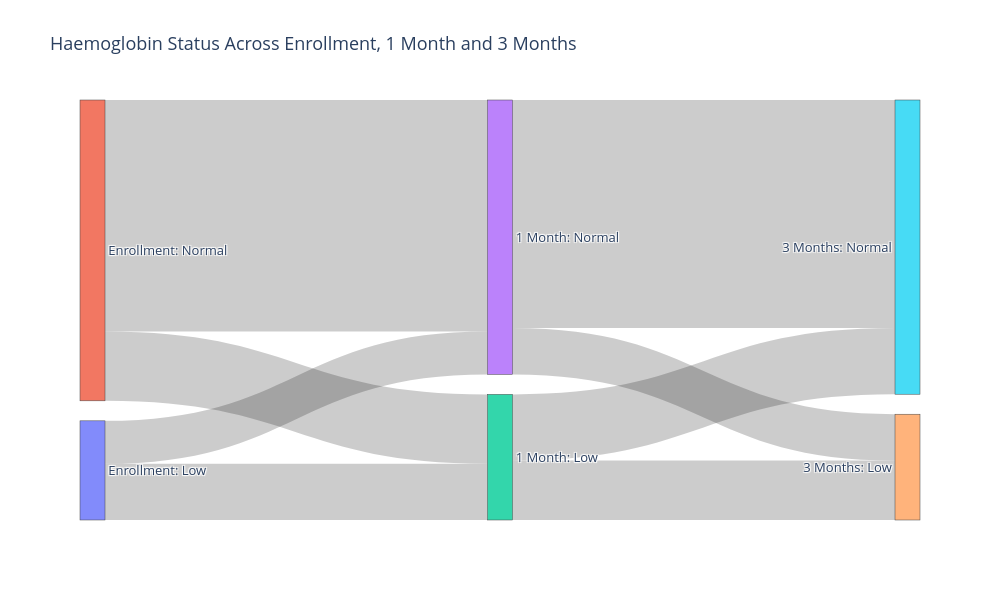

Here is the notebook cell this chart was saved with:
### Code cell
# Enrollment -> 1 Month
flow_1 = (
    plot_df
    .groupby(
        [
            "hemog_Enrollment_category",
            "hemog_1 Month_category"
        ],
        observed=True
    )
    .size()
    .reset_index(name="count")
)

# 1 Month -> 3 Months
flow_2 = (
    plot_df
    .groupby(
        [
            "hemog_1 Month_category",
            "hemog_3 Month_category"
        ],
        observed=True
    )
    .size()
    .reset_index(name="count")
)


# Define nodes
nodes = [
    "Enrollment: Low",
    "Enrollment: Normal",
    "1 Month: Low",
    "1 Month: Normal",
    "3 Months: Low",
    "3 Months: Normal"
]

node_index = {
    node: i for i, node in enumerate(nodes)
}


sources = []
targets = []
values = []


# Enrollment -> 1 Month
for _, row in flow_1.iterrows():

    source = f"Enrollment: {row['hemog_Enrollment_category']}"
    target = f"1 Month: {row['hemog_1 Month_category']}"

    sources.append(node_index[source])
    targets.append(node_index[target])
    values.append(row["count"])


# 1 Month -> 3 Months
for _, row in flow_2.iterrows():

    source = f"1 Month: {row['hemog_1 Month_category']}"
    target = f"3 Months: {row['hemog_3 Month_category']}"

    sources.append(node_index[source])
    targets.append(node_index[target])
    values.append(row["count"])


# Plot
fig = go.Figure(
    go.Sankey(
        arrangement="snap",

        node=dict(
            pad=20,
            thickness=25,
            label=nodes
        ),

        link=dict(
            source=sources,
            target=targets,
            value=values
        )
    )
)

fig.update_layout(
    title="Haemoglobin Status Across Enrollment, 1 Month and 3 Months",
    font_size=13,
    width=1000,
    height=600
)

fig.show()

### Figure 1 — Plotly figure (JSON) as saved in the notebook; plotly's stock layout.template omitted (floating-point values rounded to 4 significant figures)
{"data": [{"arrangement": "snap", "link": {"source": [0, 0, 1, 1, 2, 2, 3, 3], "target": [2, 3, 2, 3, 4, 5, 4, 5], "value": [17, 13, 21, 70, 18, 20, 14, 69]}, "node": {"label": ["Enrollment: Low", "Enrollment: Normal", "1 Month: Low", "1 Month: Normal", "3 Months: Low", "3 Months: Normal"], "pad": 20, "thickness": 25}, "type": "sankey"}], "layout": {"font": {"size": 13}, "height": 600, "title": {"text": "Haemoglobin Status Across Enrollment, 1 Month and 3 Months"}, "width": 1000}}
